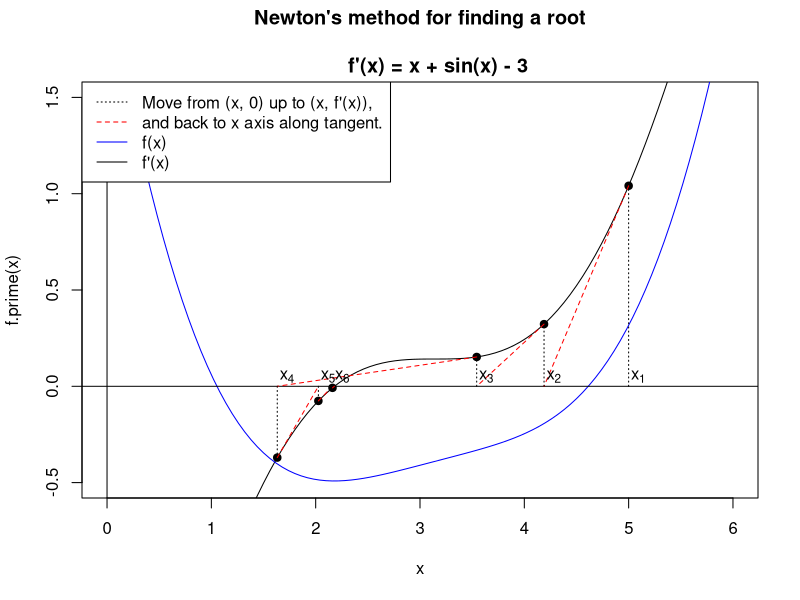

Generate this figure with R:
# Newton's method
# feature: 
#   cons: only for 1-D
#         require f"(x)
#   pros: converges fast
#
# see https://en.wikipedia.org/wiki/Newton%27s_method

######################Formulation and Preparation######################

rm(list=ls())

# Objective function
f = function(x) {
  return (0.5*x*x - cos(x) - 3*x + 3.1)
}

# Its 1st-order derivative f'(x)
f.prime = function(x) {
  return(x + sin(x) - 3)
}

# Its 2nd-order derivative f"(x)
f.double.prime = function(x) {
  return(1 + cos(x))
}

# key idea: find a root of f'(x) = 0 to minimize f(x)



##############################Visulization#############################

curve(f.prime, from = 0, to = 6, xlim = c(0, 6), ylim = c(-.5, 1.5), # Plot f'(x).
      main = "Newton's method for finding a root\n
      f'(x) = x + sin(x) - 3")
curve(f, from = 0, to = 6, xlim = c(0, 6), ylim = c(-.5, 1.5), add = TRUE, col = "blue") # Plot f(x).
abline(h = 0) # x axis
abline(v = 0) # y axis
up.color = "black"
tangent.color = "red"
up.lty = "dotted"
tangent.lty = "dashed"
legend(x = "topleft",
       legend = c("Move from (x, 0) up to (x, f'(x)),",
                  "and back to x axis along tangent.", 
                  "f(x)", "f'(x)"),
       lty = c(up.lty,   tangent.lty,   "solid", "solid"), 
       col = c(up.color, tangent.color, "blue",  "black"))



###############################Searching###############################

# Here is the search code without any graphing.
x = 5 # starting point
for (i in seq_len(6)) {
  y = f.prime(x)
  tangent.slope = f.double.prime(x)
  # The point-slope form of the line through (x0, y0) with slope m is
  #   y - y0 = m(x - x0).
  # Plug in y = 0 to see the x-intercept is x = x0 - y0/m.
  tangent.x.intercept = x - y/tangent.slope
  x = tangent.x.intercept # Prepare to repeat the process.
  cat(sep = "", "x_", i, " = ", x, ", f'(x) = ", y, "\n")
}


# Here is the search code again, this time code added to make a graph
# and show the progress of the search.
x = 5 # starting point
for (i in seq_len(6)) {
  y = f.prime(x)
  tangent.slope = f.double.prime(x)
  # The point-slope form of the line through (x0, y0) with slope m is
  #   y - y0 = m(x - x0).
  # Plug in y = 0 to see the x-intercept is x = x0 - y0/m.
  tangent.x.intercept = x - y/tangent.slope
  text(x = x + .09, y = .05, labels = bquote(x[.(i)])) # x_i label
  segments(x0 = x, y0 = 0, x1 = x, y1 = y, col = up.color, lty = up.lty) # vertical line
  points(x, y, pch=19) # point on curve
  scan(what = character(), n = 1, quiet = TRUE) # Require "Enter" to move.
  segments(x0 = x, y0 = y, x1 = tangent.x.intercept, y1 = 0, col = tangent.color, lty = tangent.lty) # tangent
  x = tangent.x.intercept # Prepare to repeat the process.
  cat(sep = "", "x_", i, " = ", x, ", f'(x) = ", y, "\n")
}
